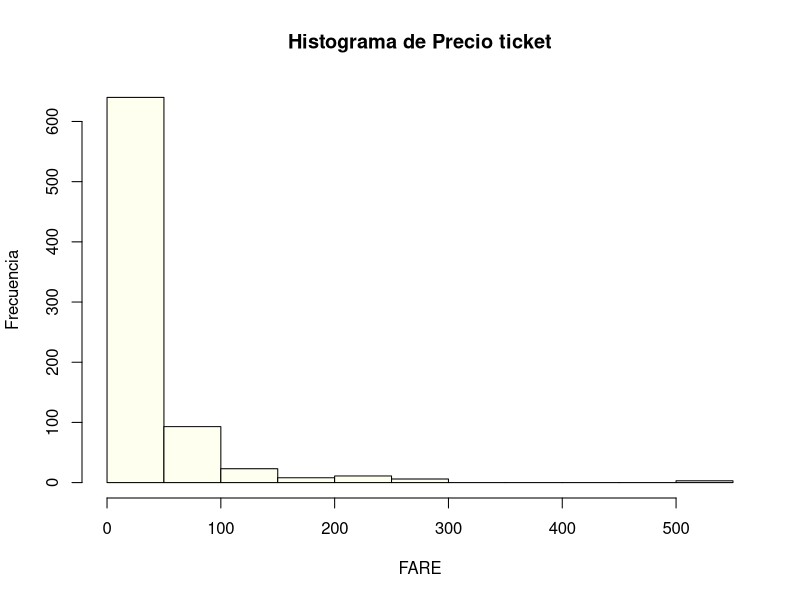
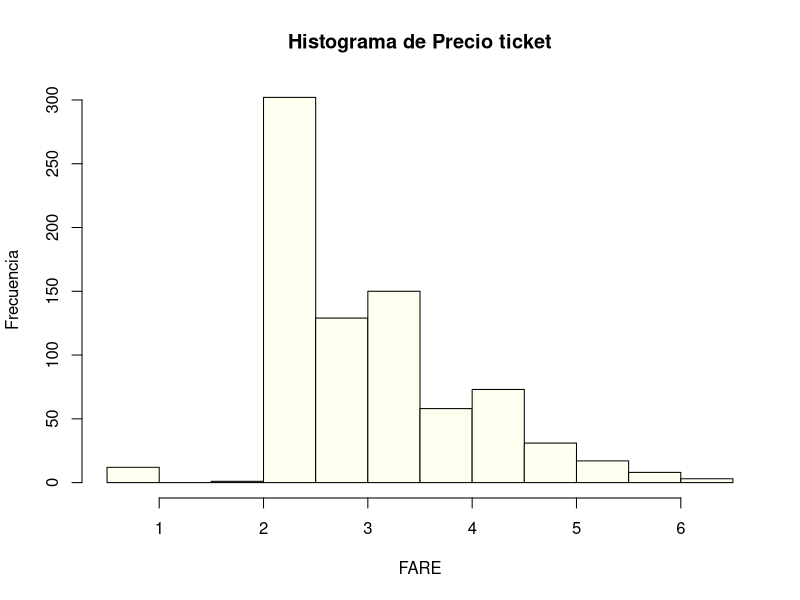
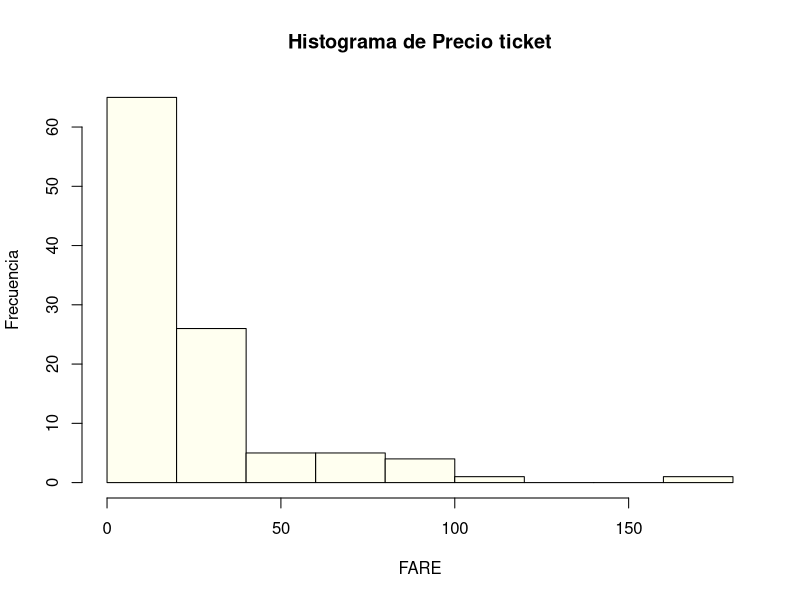
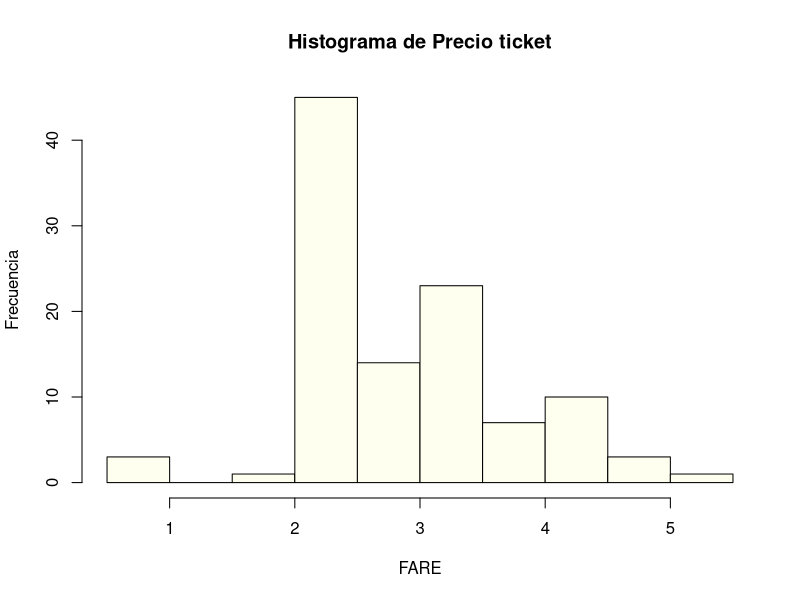

R code for these plots, in order:
## ---- chunk 1
library(dplyr)
library(ggplot2)
library('corrplot')
library('RColorBrewer')
library(stringr)#para extraer los titulos relevantes de names
library(zoo)#la utilizo para la funcion na.approx() para interpolar los valores faltantes NA de la columna AGE
library(caTools)#la utilizo para la funcion sample.split dividir el cojunto de datos en entrenamiento y prueba
library(caret)
library(rpart)

## ---- chunk 2
#importo el conjunto de datos
titanic_data <- read.csv("data_titanic_proyecto.csv")
titanic_data
## ---- chunk 3
summary(titanic_data)
## ---- chunk 4
#limpiar y transformar los datos
titanic_data$Embarked <- as.factor(titanic_data$Embarked)#transformar columna embarked en un factor(variable categorica)
titanic_data$passenger_class <- as.factor(titanic_data$passenger_class)
titanic_data$passenger_sex <- as.factor(titanic_data$passenger_sex)
titanic_data$passenger_survived <- as.integer(titanic_data$passenger_survived == "Y") #comparo cada valor de la columna passenger_survived con "Y" TRUE si valor es igual a "Y" y FALSE "N" con as.integer TRUE pasa a 1 y FALSE pasa a 0


## ---- chunk 5
#extraer los titulos de la columna Name y crear una nueva columna Titulos
titanic_data$Titulos <- str_extract(titanic_data$Name, "(Mrs|Mr|Miss|Master|Don|Dr|Rev|Mme|Ms|Major|Lady|Sir|Mlle|Col|Capt|the Countess)\\.")

#reemplazar valores NA (no coincidentes) con Otro
titanic_data$Titulos[is.na(titanic_data$Titulos)] <- "Otro"

#verificar los cambios realizados
head(titanic_data)
## ---- chunk 6
str(titanic_data)#con esto muestro la estructura interna del data frame
## ---- chunk 7
# creo un conjunto de datos sin columnas innecesarias
titanic_data_clean <- titanic_data %>% select(-Name, -Ticket, -Cabin)
titanic_data_clean
## ---- chunk 8
colSums(is.na(titanic_data_clean))
## ---- chunk 9
#contar la cantidad de valores NA en la columna Age por cada titulo
na_count_by_title <- aggregate(Age ~ Titulos, titanic_data_clean, FUN = function(x) sum(is.na(x)))

#contar cuantos titulos tienen al menos un valor NA en la columna Age
titles_with_na <- sum(na_count_by_title$Age > 0)

#imprimiendo el resultado
print(titles_with_na)

## ---- chunk 10
#creo variables dummy(convertir variables categoricas en variables numericas binarias ) para las variables categoricas
titanic_data_clean <- titanic_data_clean %>%
  mutate(Male = as.integer(passenger_sex == "M"),
         Female = as.integer(passenger_sex == "F"),
         AGE = as.integer(titanic_data_clean$Age),
         passenger_class = as.integer(passenger_class),
         #Class_Upper = as.integer(passenger_class == "Upper"),
         #Class_Middle = as.integer(passenger_class == "Middle"),
         #Class_Lower = as.integer(passenger_class == "Lower"),
         Embarked = as.integer(Embarked),
        # Embarked_S = as.integer(Embarked == "S"),
        # Embarked_C = as.integer() == "C"),
        # Embarked_Q = as.integer(Embarked == "Q"),
         Fare_i = as.integer(Fare)
         )
titanic_data_clean
## ---- chunk 11
#identificar el titulo que tiene valores NA en la columna AGE
na_titles <- unique(titanic_data_clean$Titulos[is.na(titanic_data_clean$AGE)])


for (title in na_titles) {
  average_age <- mean(titanic_data_clean$AGE[titanic_data_clean$Titulos == title & !is.na(titanic_data_clean$AGE)], na.rm = TRUE)
  titanic_data_clean$AGE[titanic_data_clean$Titulos == title & is.na(titanic_data_clean$AGE)] <- average_age
}

# Verificar que no haya valores faltantes en la columna AGE
summary(titanic_data_clean$AGE)
titanic_data_clean
## ---- chunk 12
#calcular la mediana de la edad para cada titulo
#mediana_edad_por_titulo <- titanic_data_clean %>%
 # group_by(Titulos) %>%
  #summarise(Mediana_Edad = median(AGE, na.rm = TRUE))

#unir la mediana de la edad por titulo al dataset original
#titanic_data_clean <- left_join(titanic_data_clean, mediana_edad_por_titulo, by = "Titulos")

#imputar los valores faltantes de la columna Age utilizando la mediana de la edad segun el titulo
#titanic_data_clean$AGE <- ifelse(is.na(titanic_data_clean$AGE), titanic_data_clean$Mediana_Edad, titanic_data_clean$AGE)

#eliminar la columna Mediana_Edad ya que no es necesaria
#titanic_data_clean <- titanic_data_clean %>%
 # select(-Mediana_Edad)

#verificar que no haya valores faltantes en la columna AGE
#summary(titanic_data_clean$AGE)
#titanic_data_clean
## ---- chunk 13
#definir una funcion para categorizar la edad
categorize_age <- function(age) {
  if (is.na(age)) {
    return(NA)
  } else if (age <= 2) {
    return("Infant")
  } else if (age <= 12) {
    return("Child")
  } else if (age <= 19) {
    return("Teenager")
  } else if (age <= 35) {
    return("Young Adult")
  } else if (age <= 65) {
    return("Adult")
  } else {
    return("Senior")
  }
}

#aplicar la funcion para categorizar la columna Age
titanic_data_clean <- titanic_data_clean %>%
  mutate(AgeCategory = sapply(AGE, categorize_age))

#convertir la nueva columna AgeCategory en un factor
titanic_data_clean$AgeCategory <- as.factor(titanic_data_clean$AgeCategory)
titanic_data_clean

#mostrar un resumen de la nueva columna AgeCategory
summary(titanic_data_clean$AgeCategory)

## ---- chunk 14

titanic_data_clean$AgeCategory <- factor(titanic_data_clean$AgeCategory, levels = c("Infant", "Child", "Teenager", "Young Adult", "Adult", "Senior"))

#convertir la columna AgeCategory en una columna numerica
titanic_data_clean$NumericAgeCategory <- as.integer(titanic_data_clean$AgeCategory)

#mostrar un resumen de la nueva columna NumericAgeCategory
summary(titanic_data_clean$NumericAgeCategory)
titanic_data_clean

## ---- chunk 15
# eliminar las variables originales categoricas
# eliminar las variables originales categoricas
titanic_data_clean <- titanic_data_clean %>%
  select(-passenger_sex, -passenger_class,-Age, -AgeCategory,-AGE,-Fare)
titanic_data_clean
## ---- chunk 16
#aca aplico la interpolación lineal a la columna AGE
#titanic_data_clean$AGE <- na.approx(titanic_data_clean$AGE, na.rm = FALSE)

#redondeo la columna Age a 0 decimales
#titanic_data_clean$AGE <- round(titanic_data_clean$AGE, 0)

#titanic_data_clean
## ---- chunk 17
#titanic_data_clean$AGE <- as.integer(round(titanic_data_clean$AGE))

#mostrando un resumen de la columna AGE
#summary(titanic_data_clean$AGE)
#titanic_data_clean
## ---- chunk 18
#contando la cantidad de cada titulo de la columna Titulos
titulo_recuento <- table(titanic_data_clean$Titulos)

#imprimimiendo el recuento de cada titulo
print(titulo_recuento)
## ---- chunk 19
#convertir los titulos en factores
#obtener los niveles únicos de los titulos
titulos_unicos <- unique(titanic_data_clean$Titulos)

#convertir los titulos en factores utilizando los niveles unicos
titanic_data_clean$Titulos <- factor(titanic_data_clean$Titulos, levels = titulos_unicos)

#convertir los factores en numeros enteros
titanic_data_clean$Titulos <- as.integer(titanic_data_clean$Titulos)

#mostrar un resumen de la columna Titulos
summary(titanic_data_clean$Titulos)
titanic_data_clean
## ---- chunk 20
#
#Se grafica el histogra de Fare para ver como es la distribucion de la varaible Fare 
    
     hist(x = titanic_data_clean$Fare_i, main = "Histograma de Precio ticket", 
     xlab = "FARE", ylab = "Frecuencia",
     col = "ivory")
#como se puede apreciar esta variable tiene mucho sesgo a la derecha
## ---- chunk 21

#Se grafica el histogra de Fare para ver como es la distribucion de la varaible Fare 
    
     hist(x = log(titanic_data_clean$Fare_i+2), main = "Histograma de Precio ticket", 
     xlab = "FARE", ylab = "Frecuencia",
     col = "ivory")
# aplicando logaritmos naturales a los datos de la varaible se ve que mejora la distribucion

## ---- chunk 22

#se tranforman los datos aplicando logaritmo
log <- log(titanic_data_clean$Fare_i+2)#
titanic_data_clean$Fare_log <- log


titanic_data_clean

## ---- chunk 23
titanic_data_clean <- titanic_data_clean %>%
  select(-Fare_i)
titanic_data_clean
## ---- chunk 24
# dividir los datos en conjuntos de entrenamiento y validacion (60% - 40%)
set.seed(123) #establece una semilla para que la division sea reproducible

sample <- sample.split(titanic_data_clean$Titulos, SplitRatio = 0.9)
train_data  <- subset(titanic_data_clean, sample == TRUE)
validation_data   <- subset(titanic_data_clean, sample == FALSE)

#se muestra las dimensiones del conjunto de entrenamiento

dim(train_data)

#se muestra las dimensiones del conjunto de validacion
dim(validation_data)

## ---- chunk 25
train_data %>% 
  group_by(passenger_survived) %>% 
  summarise(numero_casos=n())
## ---- chunk 26
validation_data %>% 
  group_by(passenger_survived) %>% 
  summarise(numero_casos=n())
## ---- chunk 27
# entrenando el modelo de regresión logistica con el conjunto de entrenamiento
#model <- glm(passenger_survived ~ ., data = train_data, family = "binomial")
#summary(model)
model <- rpart(passenger_survived ~ ., data = train_data)
summary(model)
## ---- chunk 28
#predecir la supervivencia utilizando el modelo entrenado en el conjunto de validacion
#predictions <- predict(model, newdata = validation_data, type = "response")
#predicted_survived <- ifelse(predictions > 0.5, "Y", "N")

predictions<- predict(model, newdata = validation_data, type = 'matrix')
predicted_survived <- ifelse(predictions > 0.5, "Y", "N")

#calcular la precision del modelo en el conjunto de validacion
accuracy <- sum(predicted_survived == validation_data$passenger_survived) / length(validation_data$passenger_survived)

accuracy
## ---- chunk 29
#funciones para calcular precision, recall y F1 score
precision <- function(matrix) {
	# True positive
    tp <- matrix[2, 2]
	# false positive
    fp <- matrix[1, 2]
    return (tp / (tp + fp))
}

recall <- function(matrix) {
# true positive
    tp <- matrix[2, 2]# false positive
    fn <- matrix[2, 1]
    return (tp / (tp + fn))
}
#creando una matriz de confusion
conf_matrix <- table(predicted_survived, validation_data$passenger_survived)

prec <- precision(conf_matrix)
prec
rec <- recall(conf_matrix)
rec
## ---- chunk 30
f1 <- 2 * ((prec * rec) / (prec + rec))
f1
## ---- chunk 31
#importo el conjunto de datos
evaluation_data <- read.csv("evaluation_dataset.csv")
evaluation_data
## ---- chunk 32
summary(evaluation_data)
## ---- chunk 33
#limpiar y transformar los datos
evaluation_data$Embarked <- as.factor(evaluation_data$Embarked)#transformar columna embarked en un factor(variable categorica)
evaluation_data$passenger_class <- as.factor(evaluation_data$passenger_class)
evaluation_data$passenger_sex <- as.factor(evaluation_data$passenger_sex)

## ---- chunk 34
#extraer los titulos de la columna Name y crear una nueva columna Titulos
evaluation_data$Titulos <- str_extract(evaluation_data$Name, "(Mrs|Mr|Miss|Master|Don|Dr|Rev|Mme|Ms|Major|Lady|Sir|Mlle|Col|Capt|the Countess|Jonkheer)\\.")

#reemplazar valores NA (no coincidentes) con Otro
evaluation_data$Titulos[is.na(evaluation_data$Titulos)] <- "Otro"

#verificar los cambios realizados
head(evaluation_data)
## ---- chunk 35
str(evaluation_data)#con esto muestro la estructura interna del data frame
## ---- chunk 36
# creo un conjunto de datos sin columnas innecesarias
evaluation_data_clean <- evaluation_data %>% select(-Name, -Ticket, -Cabin)
evaluation_data_clean
## ---- chunk 37
colSums(is.na(evaluation_data_clean))
## ---- chunk 38
#contar la cantidad de valores NA en la columna Age por cada titulo
na_count_by_title <- aggregate(Age ~ Titulos, evaluation_data_clean, FUN = function(x) sum(is.na(x)))

#contar cuantos titulos tienen al menos un valor NA en la columna Age
titles_with_na <- sum(na_count_by_title$Age > 0)

#imprimiendo el resultado
print(titles_with_na)
## ---- chunk 39
#creo variables dummy(convertir variables categoricas en variables numericas binarias ) para las variables categoricas
evaluation_data_clean <- evaluation_data_clean %>%
  mutate(Male = as.integer(passenger_sex == "M"),
         Female = as.integer(passenger_sex == "F"),
         AGE = as.integer(evaluation_data_clean$Age),
         passenger_class = as.integer(passenger_class),
        # Class_Upper = as.integer(passenger_class == "Upper"),
        # Class_Middle = as.integer(passenger_class == "Middle"),
        # Class_Lower = as.integer(passenger_class == "Lower"),
         Embarked = as.integer(Embarked ),
         #Embarked_S = as.integer(Embarked == "S"),
         #Embarked_C = as.integer(Embarked == "C"),
         #Embarked_Q = as.integer(Embarked == "Q"),
         Fare_i = as.integer(Fare)
         )
evaluation_data_clean
## ---- chunk 40
#identificar el titulo que tiene valores NA en la columna AGE
na_titles <- unique(evaluation_data_clean$Titulos[is.na(evaluation_data_clean$AGE)])


for (title in na_titles) {
  average_age <- mean(evaluation_data_clean$AGE[evaluation_data_clean$Titulos == title & !is.na(evaluation_data_clean$AGE)], na.rm = TRUE)
  evaluation_data_clean$AGE[evaluation_data_clean$Titulos == title & is.na(evaluation_data_clean$AGE)] <- average_age
}

# Verificar que no haya valores faltantes en la columna AGE
summary(evaluation_data_clean$AGE)
evaluation_data_clean
## ---- chunk 41
#definir una funcion para categorizar la edad
categorize_age <- function(age) {
  if (is.na(age)) {
    return(NA)
  } else if (age <= 2) {
    return("Infant")
  } else if (age <= 12) {
    return("Child")
  } else if (age <= 19) {
    return("Teenager")
  } else if (age <= 35) {
    return("Young Adult")
  } else if (age <= 65) {
    return("Adult")
  } else {
    return("Senior")
  }
}

#aplicar la funcion para categorizar la columna Age
evaluation_data_clean <- evaluation_data_clean %>%
  mutate(AgeCategory = sapply(AGE, categorize_age))

#convertir la nueva columna AgeCategory en un factor
evaluation_data_clean$AgeCategory <- as.factor(evaluation_data_clean$AgeCategory)
evaluation_data_clean

#mostrar un resumen de la nueva columna AgeCategory
summary(evaluation_data_clean$AgeCategory)
## ---- chunk 42
evaluation_data_clean$AgeCategory <- factor(evaluation_data_clean$AgeCategory, levels = c("Infant", "Child", "Teenager", "Young Adult", "Adult", "Senior"))

#convertir la columna AgeCategory en una columna numerica
evaluation_data_clean$NumericAgeCategory <- as.integer(evaluation_data_clean$AgeCategory)

#mostrar un resumen de la nueva columna NumericAgeCategory
summary(evaluation_data_clean$NumericAgeCategory)
evaluation_data_clean
## ---- chunk 43
# eliminar las variables originales categoricas
evaluation_data_clean <- evaluation_data_clean %>%
  select(-passenger_sex, -passenger_class,-Age, -AgeCategory,-AGE,-Fare)
evaluation_data_clean
## ---- chunk 44
#contando la cantidad de cada titulo de la columna Titulos
titulo_recuento <- table(evaluation_data_clean$Titulos)

#imprimimiendo el recuento de cada titulo
print(titulo_recuento)
## ---- chunk 45
#convertir los titulos en factores
#obtener los niveles únicos de los titulos
titulos_unicos <- unique(evaluation_data_clean$Titulos)

#convertir los titulos en factores utilizando los niveles unicos
evaluation_data_clean$Titulos <- factor(evaluation_data_clean$Titulos, levels = titulos_unicos)

#convertir los factores en numeros enteros
evaluation_data_clean$Titulos <- as.integer(evaluation_data_clean$Titulos)

#mostrar un resumen de la columna Titulos
summary(evaluation_data_clean$Titulos)
evaluation_data_clean
## ---- chunk 46
#
#Se grafica el histogra de Fare para ver como es la distribucion de la varaible Fare 
    
     hist(x = evaluation_data_clean$Fare_i, main = "Histograma de Precio ticket", 
     xlab = "FARE", ylab = "Frecuencia",
     col = "ivory")
#como se puede apreciar esta variable tiene mucho sesgo a la derecha
## ---- chunk 47
#Se grafica el histogra de Fare para ver como es la distribucion de la varaible Fare 
    
     hist(x = log(evaluation_data_clean$Fare_i+2), main = "Histograma de Precio ticket", 
     xlab = "FARE", ylab = "Frecuencia",
     col = "ivory")
# aplicando logaritmos naturales a los datos de la varaible se ve que mejora la distribucion
## ---- chunk 48
#se tranforman los datos aplicando logaritmo
log <- log(evaluation_data_clean$Fare_i+2)#
evaluation_data_clean$Fare_log <- log


evaluation_data_clean
## ---- chunk 49
titanic <- rbind(train_data,validation_data)# se hace un solo dataset
titanic
## ---- chunk 50
# entrenando el modelo de regresión logistica con el conjunto de entrenamiento
#model_test <- glm(passenger_survived ~ ., data = titanic, family = "binomial")
model_test <- rpart(passenger_survived ~ ., data = titanic)
#summary(model)
summary(model_test)

## ---- chunk 51
#predecir la supervivencia utilizando el modelo entrenado en el conjunto de validacion
#predictions_test <- predict(model_test, newdata = evaluation_data_clean, type = "response")
#predicted_survived_test <- ifelse(predictions_test > 0.5, "Y", "N")
predictions_test<- predict(model_test, newdata = evaluation_data_clean, type = 'matrix')
predicted_survived <- ifelse(predictions_test > 0.5, "Y", "N")
predicted_survived

## ---- chunk 52
#se convierten los valores predecidos a valores de 0=N, 1=Y
passenger_survived <- as.integer(predicted_survived== "Y") #comparo cada valor de la columna passenger_survived con "Y" TRUE si valor es igual a "Y" y FALSE "N" con as.integer TRUE pasa a 1 y FALSE pasa a 0
passenger_survived
## ---- chunk 53
PassengerId <- evaluation_data_clean$PassengerId
predicciones_data <- cbind(PassengerId , passenger_survived ) 
predicciones_data

## ---- chunk 54
#en la variable predicciones_data estas las predicciones utilizo sep = "," para especificar un separador personalizado 
write.csv(predicciones_data, "predictionsbi.csv", sep = ",", row.names = FALSE)
